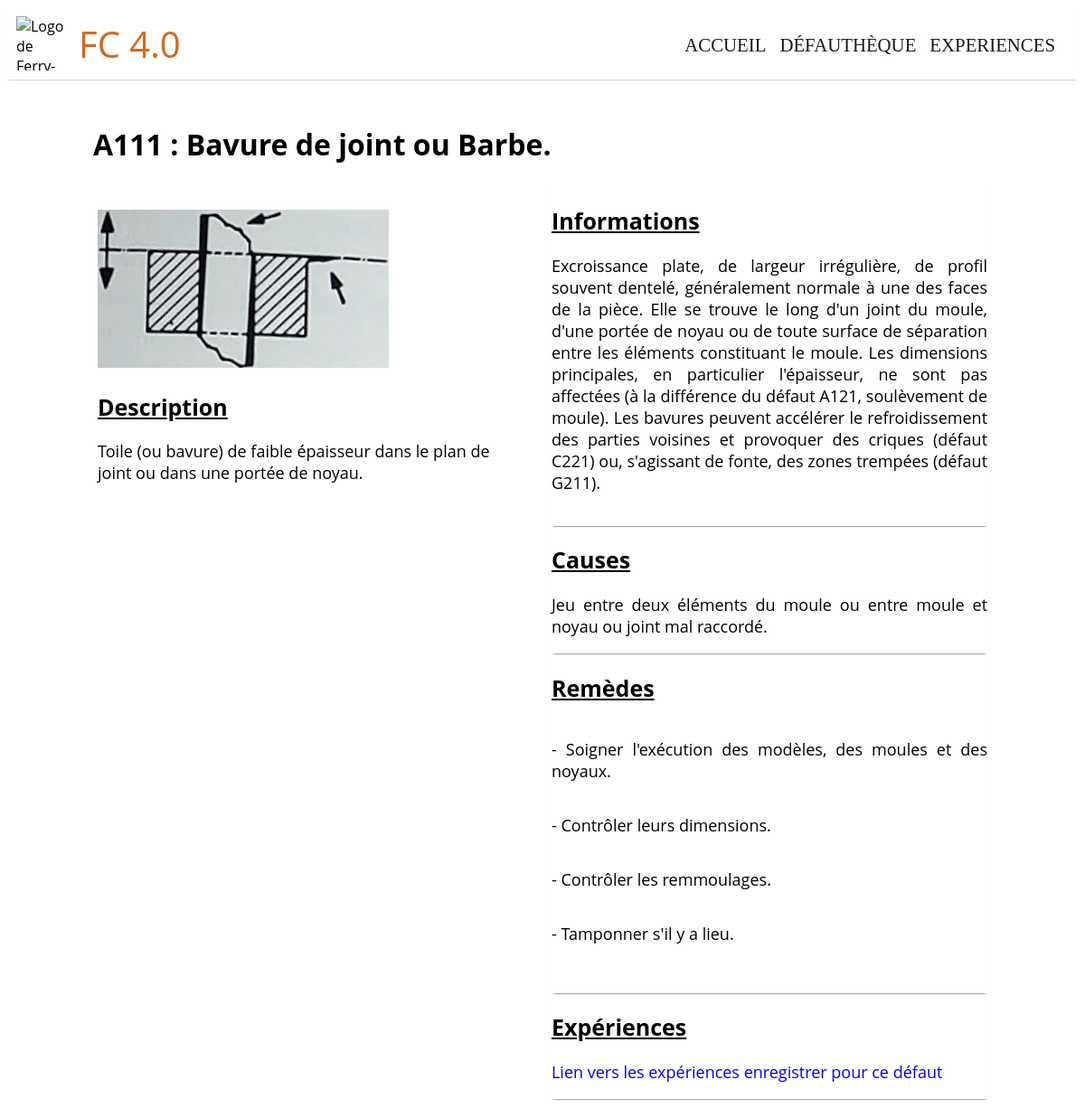
Before: /Webfautheque/A111/ with the older database file.
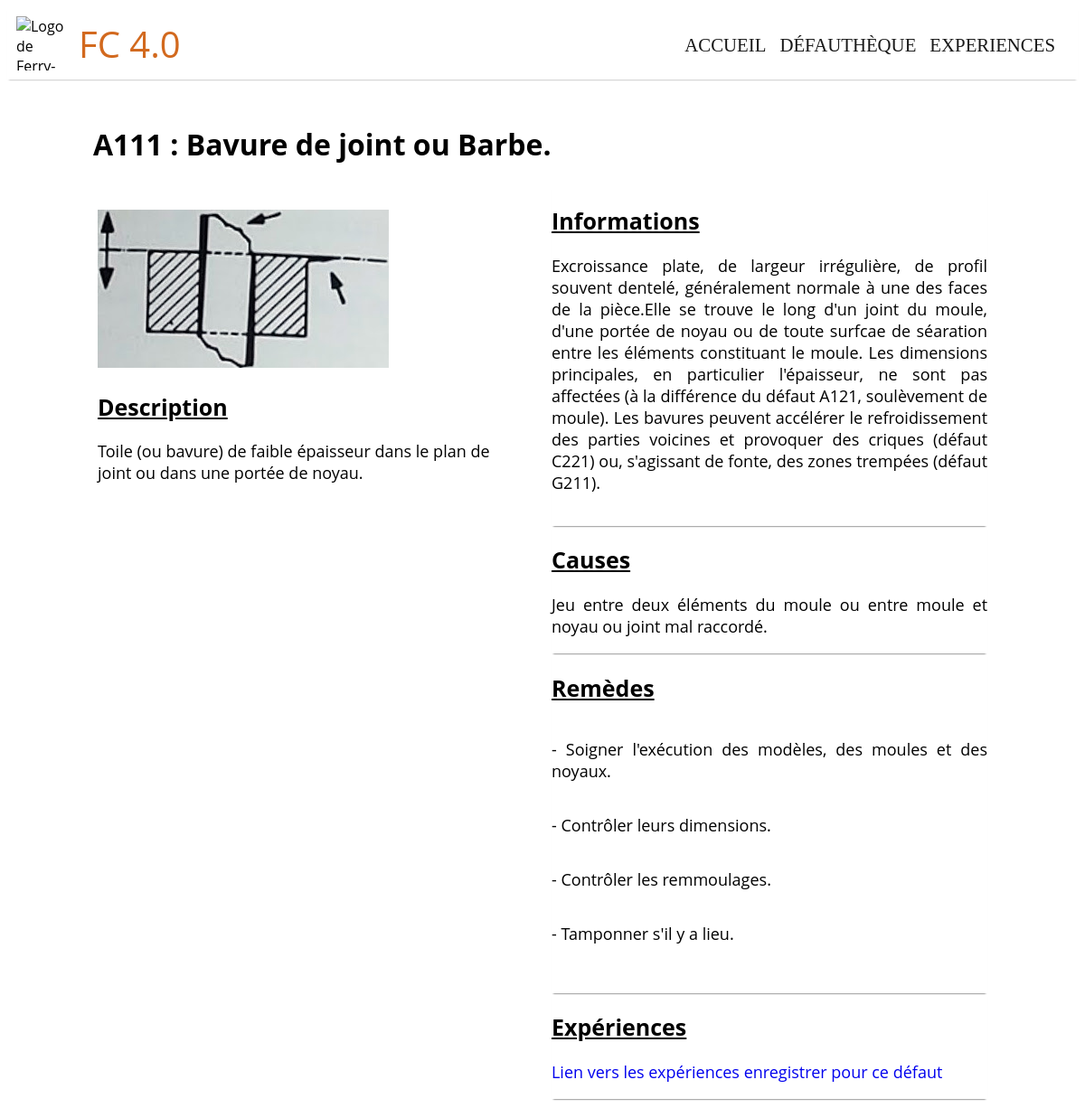
After: the same page with the newer database file.
### Webfautheque/models.py (models this page shows, shortened)
class Defaut(models.Model):
    sous_groupe = models.ForeignKey(Sous_groupe, on_delete=models.CASCADE)
    defaut_idperso = models.CharField('Code defaut', max_length=4)
    defaut_nom = models.CharField('Nom defaut', max_length=200)
    defaut_image = models.ImageField('Image', upload_to='static/Webfautheque/presentation_defauts',
                                     default="None", blank=True)
    defaut_description = models.TextField('Description', max_length=2000)
    defaut_info = models.TextField('Information', max_length=2000)
    defaut_causes = models.TextField('Causes', max_length=2000)
    defaut_remedes = models.TextField('Remedes', max_length=2000)

### Webfautheque/views.py (the view)
def page_presentation_defaut(request, defaut_idperso):
    defaut_carac = Defaut.objects.filter(
        defaut_idperso=defaut_idperso).values()[0]
    idperso = defaut_carac['defaut_idperso']
    nom = defaut_carac['defaut_nom']
    remedes = afficherTiret(defaut_carac, 'defaut_remedes')
    causes = afficherTiret(defaut_carac, 'defaut_causes')
    infos = afficherTiret(defaut_carac, 'defaut_info')
    desc = afficherTiret(defaut_carac, 'defaut_description')
    context = {'defaut_idperso': idperso, 'defaut_nom': nom, 'defaut_remedes': remedes,
               'defaut_causes': causes, 'defaut_infos': infos, 'defaut_description': desc}
    return render(request, 'Webfautheque/defaut.html', context)

### Webfautheque/views.py (called while the page is built)
def afficherTiret(modelObject, lib_object):
    tab = []
    first_string = ''
    tmp = False
    tmp1 = False
    test = ''
    for i in modelObject[lib_object]:
        if tmp == True:
            first_string += '-'
            tmp = False
        else:
            pass
        if i == '-':
            tmp1 = True
        elif tmp1 == True:
            if(i == ' '):
                tab.append(first_string)
                first_string = ''
                tmp = True
            else:
                first_string += ' '
                first_string += i
                tmp1 = False
        else:
            first_string += i
    tab.append(first_string)
    return tab

### templates/Webfautheque/defaut.html (shortened to what this page needs)
<!DOCTYPE html>
<html lang="fr">
{% extends "Webfautheque/base.html" %} {% load static %}  {% block content %}
<link rel="stylesheet" type="text/css" href="{% static 'css/defaut.css' %}" />
<div class="content">
  <div class="contenu">
    <h1 class="title">{{ defaut_idperso }} : {{ defaut_nom }} </h1>
  </div>
  <div class="defaut_content">
    <div class="defaut_left">
      <div class="defaut_illustration">
        {% load static %} {% get_static_prefix as STATIC_PREFIX %}
        <img src="{{ STATIC_PREFIX }}Webfautheque/presentation_defauts/{{ defaut_idperso }}/{{ defaut_idperso }}.png"
          alt="Illustration schématique du défaut" />
      </div>
      <div class="defaut_desc">
        <h2>Description</h2>
        <p>
          {% for desc in defaut_description %} {{ desc }}<br />
          {% endfor %}
        </p>
      </div>
    </div>
    <div class="defaut_right">
      <div class="defaut_info">
        <h2>Informations</h2>
        <p>{% for info in defaut_infos %} {{ info }}</p>
        <p>{% endfor %}</p>
      </div>
      <div class="defaut_causes">
        <h2>Causes</h2>
        <p>
          {% for cause in defaut_causes %} {{ cause }}<br />
          {% endfor %}
        </p>
      </div>
      <div class="defaut_remedes">
        <h2>Remèdes</h2>
          {% for rem in defaut_remedes %} {{ rem }}
          {% endfor %}
      </div>
      <div class="defaut_experiences">
        <h2>Expériences</h2>
        <p>
          <a href="/Webfautheque/{{ defaut_idperso }}/Experiences">Lien vers les expériences enregistrer pour ce
            défaut</a>
        </p>
      </div>
    </div>
  </div>
</div>
{% endblock %}

Changed rows visible on the page:
changed Defaut "Jeu entre deux éléments du moule ou entre moule et noyau ou joint mal raccordé.": defaut_info "…des faces de la pièce. Elle se trouve le long d'un joint du moule, d'une portée de noyau ou de toute surface de séparation entre les éléments constituant le moule. Les dimensions principales, en particulier l'épaisseur, ne sont pas affectées (à la différence du défaut A121, soulèvement de moule). Les bavures peuvent accélérer le refroidissement des parties voisines et provoquer des criques…" → "…des faces de la pièce.Elle se trouve le long d'un joint du moule, d'une portée de noyau ou de toute surfcae de séaration entre les éléments constituant le moule. Les dimensions principales, en particulier l'épaisseur, ne sont pas affectées (à la différence du défaut A121, soulèvement de moule). Les bavures peuvent accélérer le refroidissement des parties voicines et provoquer des criques…"
